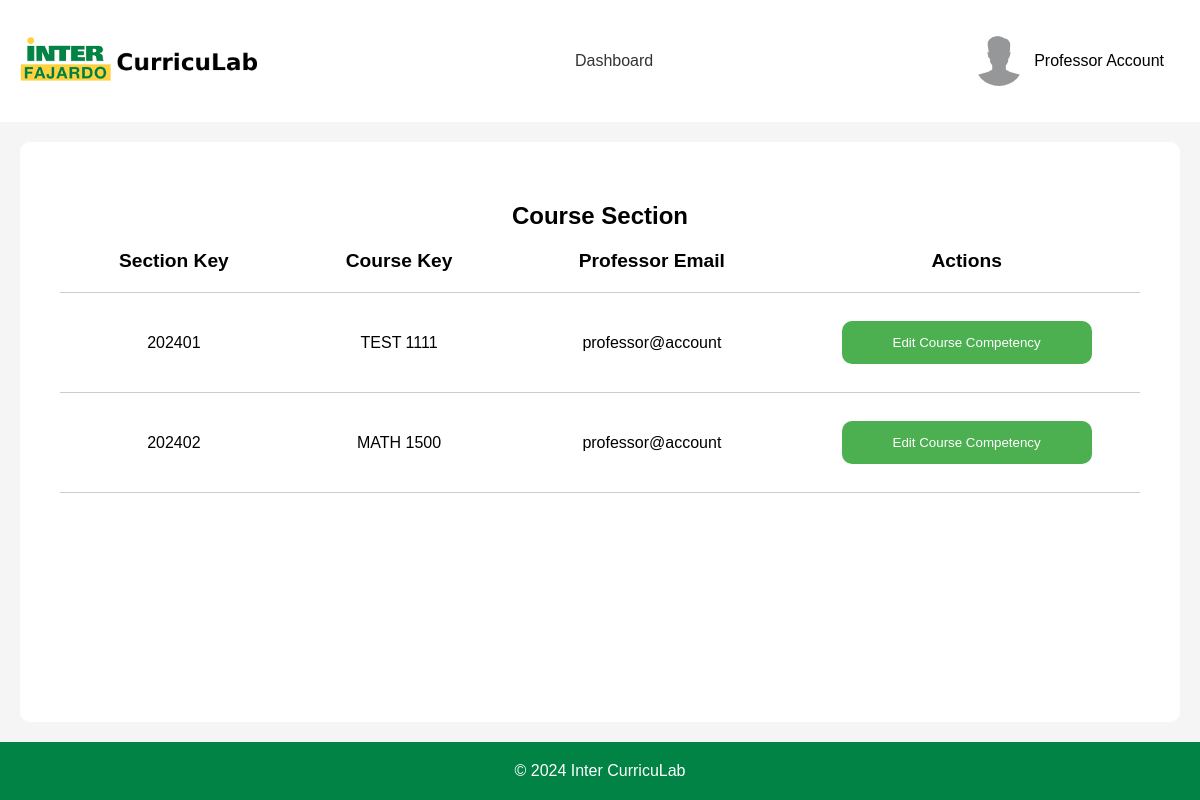
The app's page /templates/staffPages/profPage.php (signed in) with its own data.
### tables this page shows
CREATE TABLE "section" (
	"SectionID"	INTEGER NOT NULL UNIQUE,
	"SectionKey"	TEXT,
	"CourseKey"	TEXT,
	"ProfessorEmail"	TEXT,
	PRIMARY KEY("SectionID" AUTOINCREMENT)
);

### templates/staffPages/profPage.php (the view, shortened to what this page needs)
<?php
$config = require_once '../../backend/php/config.php';
if (!isset($_SESSION['email'])) {
    header('Location: ../index.php');
    exit;
} else {
    if ($config['db']['type'] === 'sqlite') {
        $db = new SQLite3($config['db']['sqlite']['path']);
    } elseif ($config['db']['type'] === 'mysql') {
        $dsn = "mysql:host={$config['db']['mysql']['host']};dbname={$config['db']['mysql']['dbname']}";
        $db = new PDO($dsn, $config['db']['mysql']['username'], $config['db']['mysql']['password']);
    }
}
?>
<!DOCTYPE html>
<html lang="en">
<head>
    <link rel="stylesheet" href="../../static/css/headerFooter.css">
    <link rel="stylesheet" href="../../static/css/profPage.css">
</head>
<body>
    <div id="headerNav">
        <div class="logo">
            <a href="#">
                <img src="../../static/img/inter-logo-full.png" alt="Inter CurricuLab">
            </a>
        </div>
        <nav>
            <a href="#">Dashboard</a>
        </nav>
        <div class="userBox">
            <button onclick="myFunction()" class="userDropdownButton">
                <img src="../../static/img/userProfile.jpg" alt="User" >
                <?php
                echo $_SESSION['firstName'] . ' ' . $_SESSION['lastName'];
                ?>
            </button>
        </div>
    </div>
    <div id="container">
        <div class="container-upperBox">
            <div class="courseTable">
                <h2>Course Section</h2>
                <table>
                    <tr>
                        <th>Section Key</th>
                        <th>Course Key</th>
                        <th>Professor Email</th>
                        <th>Actions</th>
                    </tr>
                    <?php
                    $professorEmail = $_SESSION['email'];
                    $stmt = $db->prepare('SELECT * FROM section WHERE ProfessorEmail = :email');
                    $stmt->bindValue(':email', $professorEmail, SQLITE3_TEXT);
                    $result = $stmt->execute();
                    while ($row = $result->fetchArray()) {
                        echo "<tr>";
                        echo "<td>" . $row['SectionKey'] . "</td>";
                        echo "<td>" . $row['CourseKey'] . "</td>";
                        echo "<td>" . $row['ProfessorEmail'] . "</td>";
                        ?>
                        <td>
                            <form method="POST" action="profCourseCompetency.php">
                                <button class="actionButtons" type="submit">Edit Course Competency</button>
                            </form>
                        </td>
                        <?php
                        echo "</tr>";
                    }
                    ?>
                </table>
            </div>
        </div>
    </div>
    <footer>
        <p>&copy; 2024 Inter CurricuLab</p>
    </footer>
</body>
</html>

### static/css/headerFooter.css (style rules this page uses)
* { margin: 0; padding: 0; box-sizing: border-box; font-family: 'Poppins', sans-serif; }
body { display: flex; flex-direction: column; min-height: 100vh; }
#headerNav { display: flex; justify-content: space-between; align-items: center; }
.logo { margin: 20px; }
.logo img { width: 250px; }
nav a:not(.navDivider) { padding: 20px; text-decoration: none; color: #333; border-radius: 5px; }
.userBox { margin: 20px; }
.userDropdownButton { padding: 16px; font-size: 16px; border: none; cursor: pointer; background-color: transparent; border-radius: 5px; }
.userBox { position: relative; display: inline-block; }
.userBox img { width: 50px; height: 50px; border-radius: 50%; margin-right: 10px; }
.userDropdownButton img { pointer-events: none; }
.userBox button { display: flex; align-items: center; justify-content: center; }
footer { background-color: #008345; color: white; text-align: center; padding: 20px; margin-top: auto; }

### static/css/profPage.css (style rules this page uses)
#container { display: flex; flex-direction: column; background-color: #f5f5f5; flex-grow: 1; }
.container-upperBox { display: flex; flex-direction: column; align-items: center; background-color: white; margin: 20px; padding: 20px; border-radius: 10px; flex-grow: 1; }
.courseTable { display: flex; flex-direction: column; align-items: center; background-color: white; margin: 20px; padding: 20px; border-radius: 10px; flex-grow: 1; width: 100%; }
.courseTable table { width: 100%; border-collapse: collapse; }
.courseTable table th { padding: 20px; text-align: center; border-bottom: 1px solid #ccc; font-size: 1.2em; }
.courseTable table td { padding: 20px; border-bottom: 1px solid #ccc; text-align: center; }
.actionButtons { background-color: #4CAF50; color: white; padding: 14px 20px; margin-top: 8px; margin-bottom: 8px; border: none; cursor: pointer; width: 100%; max-width: 250px; border-radius: 10px; display: inline-block; margin-left: auto; margin-right: auto; }

### records on screen
section: SectionKey "202401", CourseKey "TEST 1111", ProfessorEmail "professor@account"
section: SectionKey "202402", CourseKey "MATH 1500", ProfessorEmail "professor@account"

### other values on screen
$_SESSION['firstName'] "Professor"
$_SESSION['lastName'] "Account"
